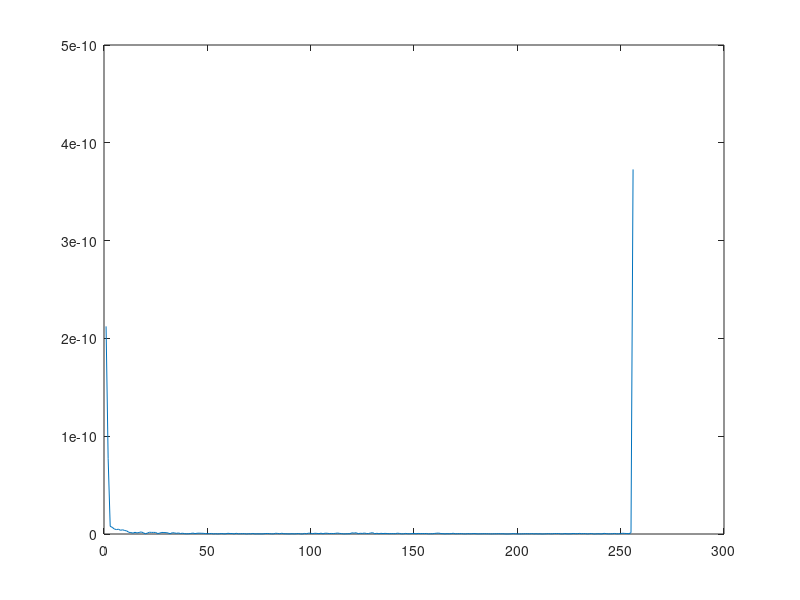
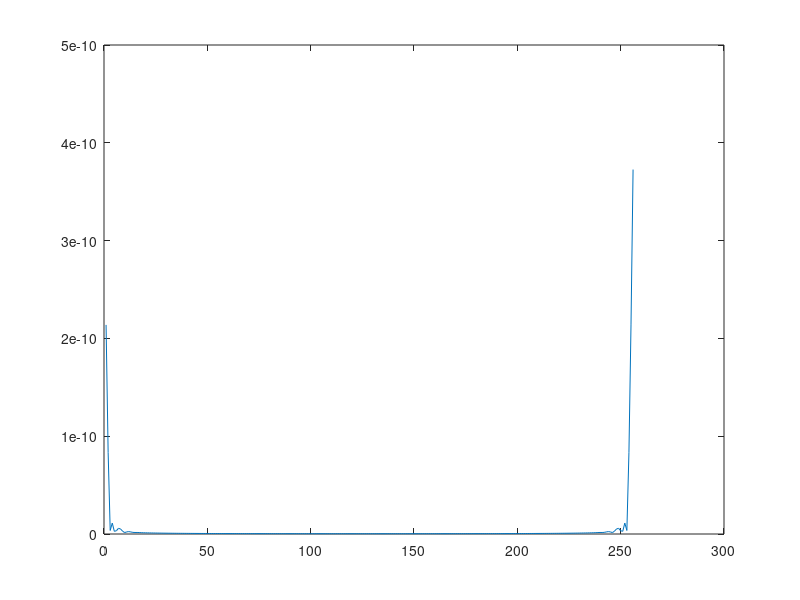
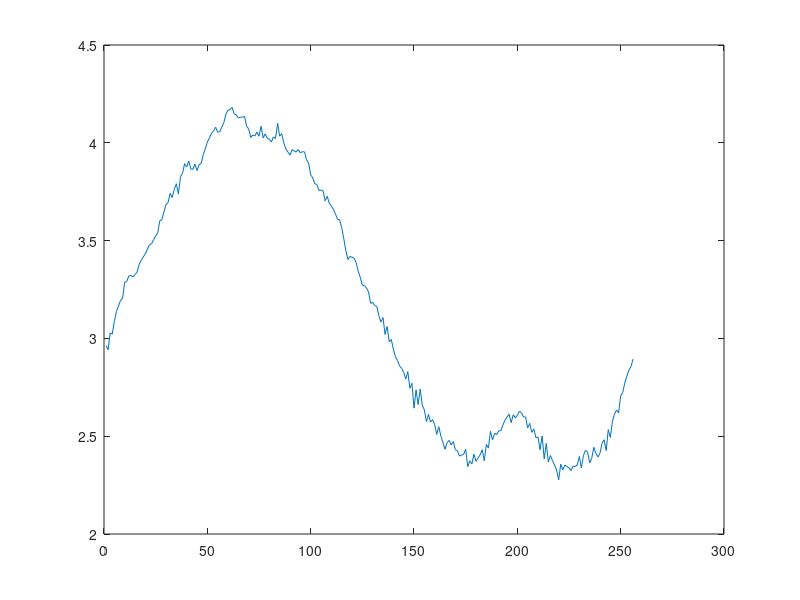
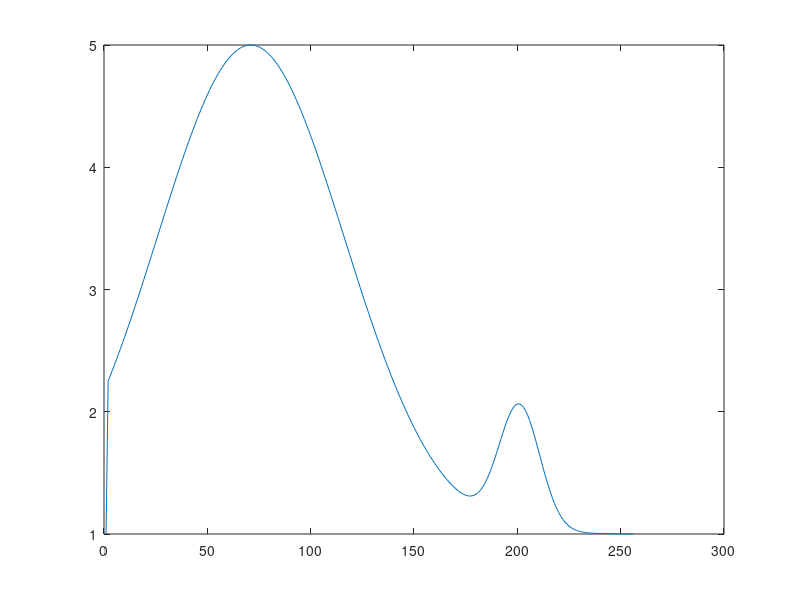

Write MATLAB code to recreate these figures, in order.
clear all; close all;
% Parametros del setting. 
%Posicion emisor y receptor. Ampltiud cada emisor
Nemi = 256;
xemi = zeros(1,Nemi);
%yemi = linspace(-1000, 1000, Nemi);
yemi = (1:Nemi);
%ampemi = [100 * ones(1, Nemi/8), 10000*ones(1,Nemi/4), 1000*ones(1,Nemi/8), 100000 * ones(1, Nemi/2)];
%ampemi = (1+sin(yemi)).*yemi*10000;
ampemi = 1+4*exp(-(yemi-70).^2/4096) + exp(-(yemi-200).^2/196);
%ampemi = [10000*ones(1,Nemi/4), 100000 * ones(1, Nemi*3/4)];
%ampemi = 1+sin(yemi/50);
figure(10),plot(yemi, ampemi),title('amplitud teorica');
Nrec = 256;
L = 2560000;
lambda = 0.0001;
xrec = L*ones(1, Nrec);
yrec = (1:Nrec);

for i = 1:Nemi
    for j = 1:Nrec
        d(i,j) = sqrt((xemi(i) - xrec(j)).^2 + (yemi(i) - yrec(j)).^2);
        % observa que, para L>>distanciaentreemisores y L>>distanciaentrereceptores
        % se satisface d(i,j) ~ L + (yemi(i)-yrec(j))^2/(2*L);
    end
end

% Emision a cada t siguiendo una gaussiana
t_sample = 5000;
emis = zeros(Nemi, t_sample);
for i = 1:Nemi
    emis(i, :) = normrnd(0, ampemi(i), [1, t_sample]);
end

% Recepcion a cada t sumando contribuciones
k = 2*pi/lambda;
recep = zeros(Nrec, t_sample);
for j = 1:Nrec
  %  recep(j,:) = real(( exp(k*sqrt(-1)*d(:,j)) ./ d(:,j) )' * emis );
    recep(j,:) = ( exp(k*sqrt(-1)*d(:,j)) ./ d(:,j) )' * emis ;
end

% Calculamos las correlaciones
% aqui, en corr2, he dividido las correlaciones por un termino corrector,
% para que solo dependan de la diferencia entre antenas. no se, si se hacen
% los numeritos sale, se me hace dificil explicarlo bien por aqui
% (o sea, usando la aproximacion que hay en el calculo de las distancias
% sale bien)
corr = zeros(Nrec,Nrec);
corr2 = corr;
for j1 = 1:Nrec
    for j2 = 1:Nrec
        corr(j1,j2) = sum( recep(j1,:) .* conj(recep(j2,:)) )/t_sample;
        corr2(j1,j2) = corr(j1,j2) * exp( -sqrt(-1)*k*(yrec(j1)^2-yrec(j2)^2)/2/xrec(1) );
    end
end

%Brute-force-approach para reconstrur. Para cada posible diferencia
%receptor i - receptor j nos la guardamos. mult tiene cuantas veces aparece
%cada diferencia (entre -10 y 10). Para poder meterla como indice le
%sumamos 11. Es decir mult(5) = 3 significa que hay tres pares de
%receptores con diferencia en posicion 5-11 = -6. Luego, para cada
%diferencia promediamos ampltidues (al no haber error y suponiendo
%rayos paralelos, seran todas parecidas). Finalmente reconstruimos Fourier

% Receta de encode: Cogete frec(j1,j2) y sumale el menor valor posible para
% que el nuevo minimo sea 0. Ahora multiplica por la "resolucion
% frecuencial" es decir, haz que el segundo valor sea 1. Por ultimo suma 1
res_frec = (max(yrec)-min(yrec))/(Nrec-1);

mult = zeros(1, 2*Nrec - 1);
amplitud = zeros(1, 2*Nrec - 1);
amplitud2 = amplitud; % calculada con corr2, en vez de con corr
for j1 = 1:Nrec
    for j2 = 1:Nrec
        frec = (yrec(j2) - yrec(j1) -min(yrec)+max(yrec)) / res_frec + 1;
        mult(frec) = mult(frec) + 1;
        amplitud(frec) = amplitud(frec) + corr(j1,j2);
        amplitud2(frec) = amplitud2(frec) + corr2(j1,j2);
    end
end
hold on;
amplitud = amplitud ./ mult;
amplitud2 = amplitud2 ./ mult;

figure(20), plot(abs(amplitud2)) % fig20 & fig21 no son nada bueno
figure(21), plot(abs(ifft(amplitud2)))

amplitud2 = amplitud2(1:Nrec); % aqui cojo solo esta mitad porque asi iba bien

% aqui me habia calculado una cosa auxiliar para ir viendo si las cosas
% iban bien. serian las correlaciones (amplitud2) asumiendo que el caracter
% estocastico de los ampemi salen perfectos
corr_aux = zeros(1,Nrec);
for t=1:Nrec
    for x=1:Nemi
        corr_aux(t) = corr_aux(t) + abs(ampemi(x))^2/L^2*exp(-sqrt(-1)*k*yemi(x)*t/L);
    end
end

% Drec = yrec(2)-yrec(1);
% res = lambda*L/Drec/Nrec
% visib = lambda*L/Drec


figure(1), plot(abs(amplitud2));
figure(2), plot(abs(corr_aux));
figure(3), plot(L*sqrt(abs(ifft(amplitud2))));
figure(4), plot(L*sqrt(abs(ifft(corr_aux))));

% % % 
% % % % COSA QUE DEBERIAMOS ARREGLAR:
% % % 
% % % dadas las correlaciones entre distancias 0, Dy, 2Dy, ..., (N-1)Dy
% % % la ifft nos devuelve como son las emisiones como si tuvieramos N emisores en
% % % 0, x, 2x, ..., (N-1)x, con x = lambda*L / Dy*N
% % %     
% % % entonces si situamos Nrec emisores (o menos) y estan en las buenas posiciones
% % % (ie, Dx*Dy*N/lambda*L = 1) sale bastante bien. sino no.



        
